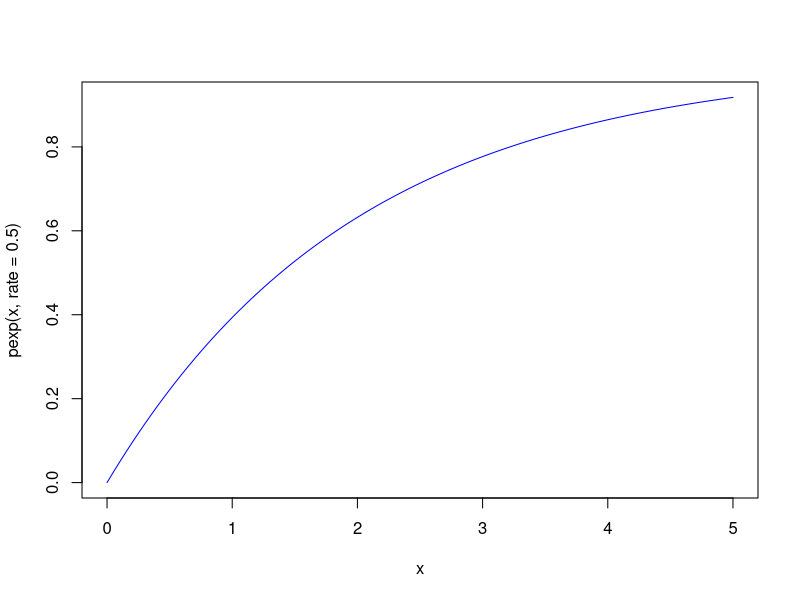
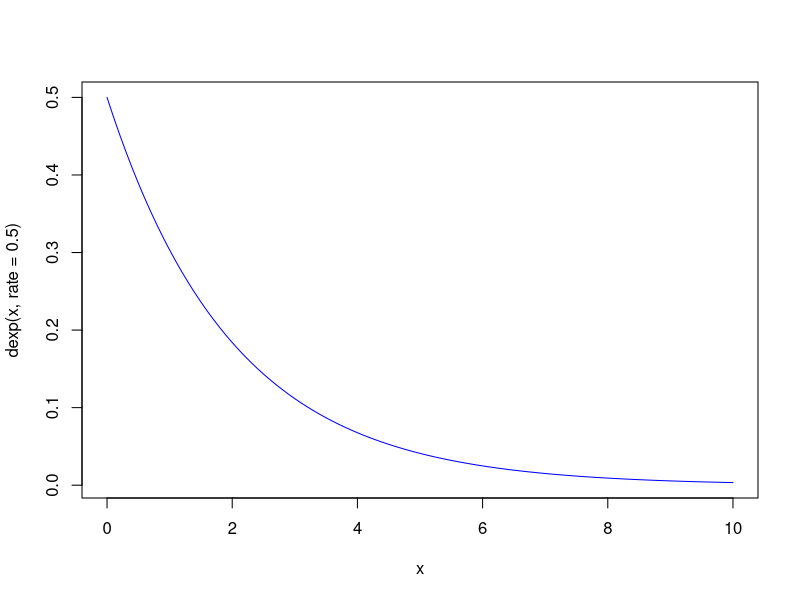

R code for these plots, in order: (Note: this script raises an error after producing the figures.)
#q1a)
1-punif(45,0,60,lower.tail=FALSE)
#q1 b)
punif(30,0,60)-punif(20,0,60)
#q2
#a)
dexp(3,rate=0.5)
#b)
curve(pexp(x, rate = .5), from=0, to=5, col='blue')
#c)
pexp(3,rate=0.5)
#d)
curve(dexp(x, rate = .5), from=0, to=10, col='blue')
#e)
sim=rexp(1000,rate=0.5)
plot(sim,xlab='X-Axis',ylab='Y-Axis',type=l)
plot(density(sim),xlab='X-Axis',ylab='Y-Axis')

#q3
#shape = alpha, scale=beta
#a)
#pgamma(probability,shape=alpha,scale=beta,lower.tail=FALSE)
pgamma(1,shape=2,scale=1/3,lower.tail=FALSE)
#b)
qgamma(0.7,shape=2,scale=1/3)